Frame 1 (no input): blank canvas, image omitted
Frame 60 (the mouse pressed at the canvas centre just before this capture): blank canvas, image omitted
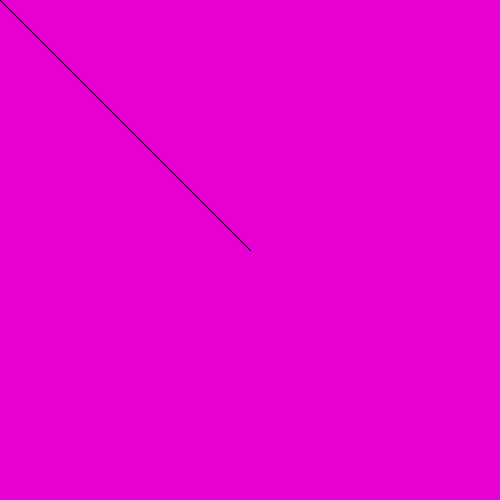
Frame 120 (the mouse held since frame 60 and released just before this capture)

The Processing sketch whose frames 1 and 60 were blank and that drew this single picture after the mouse press (run headless with seeded random() and noise(); from frame 60 on, the mouse is pressed at the canvas centre):

// Processing sketch: processing_135273
// ── processing_135273.pde

void setup(){
size(500,500);
background(230,0,210);
}
void draw(){
fill(123,0,0);
line(pmouseX,pmouseY,mouseX,mouseY);

}
